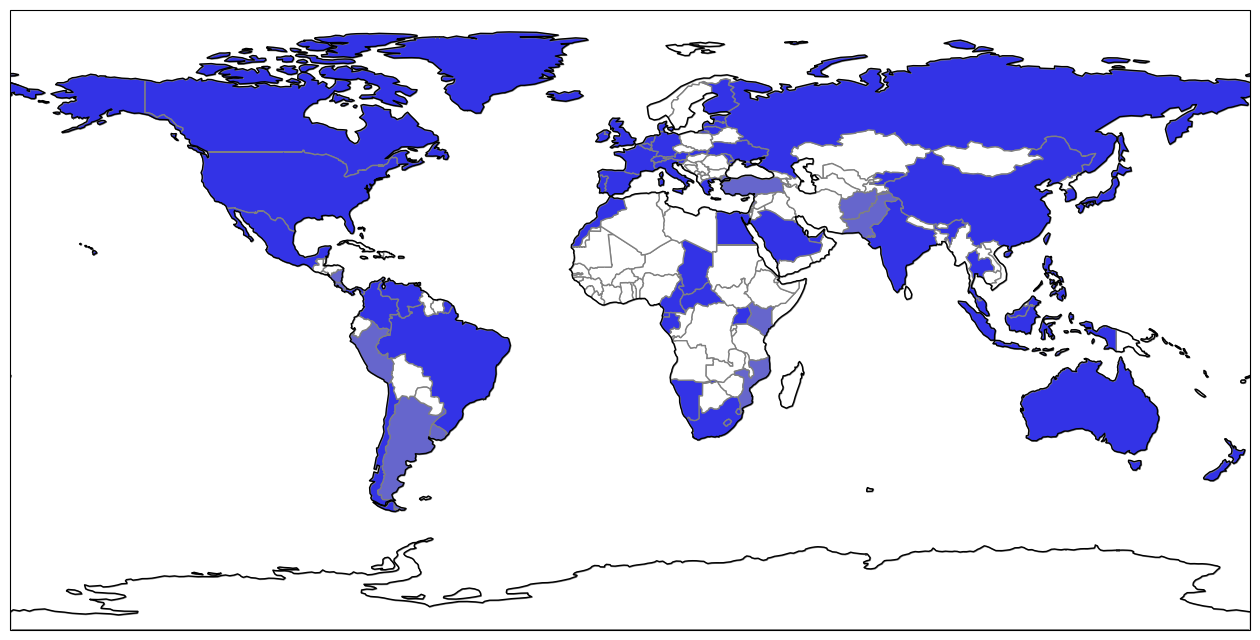

Recreate this plot in Python.
#!/usr/bin/env python
""" Generate a map of all the countries that we have currency for

This script uses data from Natural Earth for country borders and plots them
onto a map using Cartopy with matplotlib.

http://www.naturalearthdata.com/
"""
import os

from cartopy import crs
from cartopy.io import shapereader
from matplotlib import pyplot

import total
import utils


COLOR_NOT_PRESENT = (1.0, 1.0, 1.0)
COLOR_OBSOLETE = (0.4, 0.4, 0.8)
COLOR_PRESENT = (0.2, 0.2, 0.9)

EUROZONE_COUNTRIES = [
    "Austria",
    "Belgium",
    "Cyprus",
    "Estonia",
    "Finland",
    "France",
    "Germany",
    "Greece",
    "Ireland",
    "Italy",
    "Latvia",
    "Luxembourg",
    "Malta",
    "Netherlands",
    "Portugal",
    "Slovakia",
    "Slovenia",
    "Spain",
]


def load_countries():
    """ Loads countries from the data dir and returns them

    :returns:  a dictionary of country names mapped to non-obsolete totals
    """
    countries = dict()
    for filename in os.listdir(utils.DATA_DIR):
        # Ignore hidden files -- vim creates hidden temporary swap files
        if filename.startswith('.'):
            continue
        # Strip the ".json" suffix
        country = utils.load_country(filename[:-5])
        countries[country['name_long']] = total.total(country)

    # This map would look pretty silly if the US wasn't blue.
    countries["United States"] = 1.00
    return countries


def correct_for_mapping(countries):
    """ Convert currency-oriented data to map-oriented data

    Euros are used by all of the countries in the Eurozone, but Natural Earth
    treats them all as different countries instead of one.  So we pop the
    Eurozone "country" here and add in all the real Eurozone countries.

    Natural Earth treats Greenland as separate from Denmark, but Greenland uses
    the Danish krone, so we add Greenland if Denmark is present.

    The British colony of East Africa, the East Africa Protectorate, no
    longer exists.  It was basically the same area as modern Kenya though, so
    we count it as obsolete Kenyan currency for the map.

    Macau can also be spelled Macao, and Natural Earth uses the second form.
    """
    if "Eurozone" in countries:
        eu_total = countries.pop("Eurozone")
        for country in EUROZONE_COUNTRIES:
            countries[country] = eu_total

    if "Denmark" in countries:
        countries["Greenland"] = countries["Denmark"]

    if "East Africa Protectorate" in countries:
        countries.pop("East Africa Protectorate")
        countries.setdefault("Kenya", 0)

    if "Macau" in countries:
        countries["Macao"] = countries.pop("Macau")

    return countries


def create_world_map(countries_owned):
    """ Creates a plot object of a world map with present countries highlighted

    :param countries_owned:  A dictionary of country names mapped to boolean
                             values.  Falsey boolean values indicate that the
                             country is present, but all present currency is
                             obsolete.
    """
    # based on http://stackoverflow.com/questions/13397022
    plot = pyplot.axes(projection=crs.PlateCarree())
    # Use a resolution of 50m or 10m for better precision
    geodata = shapereader.natural_earth(resolution='110m', category='cultural',
                                        name='admin_0_countries')
    georeader = shapereader.Reader(geodata)
    for country in georeader.records():
        color = COLOR_NOT_PRESENT
        if country.attributes['name_long'] in countries_owned:
            if countries_owned[country.attributes['name_long']]:
                color = COLOR_PRESENT
            else:
                color = COLOR_OBSOLETE
        plot.add_geometries(country.geometry, crs.PlateCarree(),
                            facecolor=color, edgecolor='gray')
    plot.coastlines()
    # Use a larger figure size for more pixels.  4:3 is a nice ratio though
    plot.figure.set_size_inches(16, 12)
    pyplot.savefig("map.png", bbox_inches='tight')


def main():
    countries_owned = load_countries()
    mappable_countries = correct_for_mapping(countries_owned)
    create_world_map(mappable_countries)


if __name__ == "__main__":
    main()
